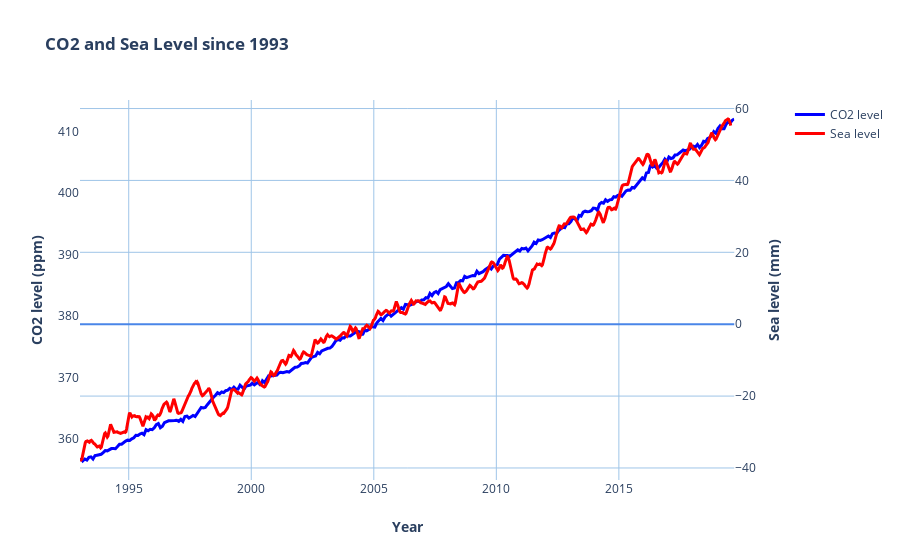

Here is the notebook cell this chart was saved with:
### Code cell
fig = make_subplots(specs=[[{"secondary_y": True}]])

fig.add_trace(
    go.Scatter(x=co2_1993['year'], y=co2_1993['trend'], name="CO2 level", line=dict(color='blue', width=3)),
    secondary_y=False
)

fig.add_trace(
    go.Scatter(x=sl_df['year'], y=sl_df['level'], name="Sea level", line=dict(color='red', width=3)),
    secondary_y=True
)

# Add figure title
fig.update_layout(
    title_text="<b>CO2 and Sea Level since 1993</b>",
    plot_bgcolor='rgba(0,0,0,0)',
    xaxis1={"gridcolor": "rgb(159, 197, 232)"},
    yaxis2={"gridcolor": "rgb(159, 197, 232)", "zerolinecolor": "rgb(74, 134, 232)"},
)

# Set x-axis title
fig.update_xaxes(title_text="<b>Year</b>")

# Set y-axes titles
fig.update_yaxes(title_text="<b>CO2 level (ppm)</b> ", secondary_y=False, showgrid=False)
fig.update_yaxes(title_text="<b>Sea level (mm)</b>", secondary_y=True)

fig.show()

### Figure 1 — Plotly figure (JSON) as saved in the notebook; plotly's stock layout.template omitted (floating-point values rounded to 4 significant figures; data arrays with more than 128 entries replaced by an {"elided": "..."} marker saying what was removed)
{"data": [{"line": {"color": "blue", "width": 3}, "name": "CO2 level", "type": "scatter", "x": {"elided": "321 float values"}, "xaxis": "x", "y": {"elided": "321 float values"}, "yaxis": "y"}, {"line": {"color": "red", "width": 3}, "name": "Sea level", "type": "scatter", "x": {"elided": "978 float values"}, "xaxis": "x", "y": {"elided": "978 float values"}, "yaxis": "y2"}], "layout": {"plot_bgcolor": "rgba(0,0,0,0)", "title": {"text": "<b>CO2 and Sea Level since 1993</b>"}, "xaxis": {"anchor": "y", "domain": [0, 0.94], "gridcolor": "rgb(159, 197, 232)", "title": {"text": "<b>Year</b>"}}, "yaxis": {"anchor": "x", "domain": [0, 1], "showgrid": false, "title": {"text": "<b>CO2 level (ppm)</b> "}}, "yaxis2": {"anchor": "x", "gridcolor": "rgb(159, 197, 232)", "overlaying": "y", "side": "right", "title": {"text": "<b>Sea level (mm)</b>"}, "zerolinecolor": "rgb(74, 134, 232)"}}}
